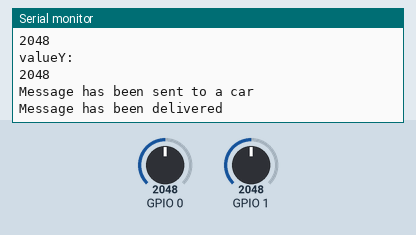
The sketch below on a simulated ESP32. Parts: the last lines printed to the serial monitor. The test bench sets the inputs (shaded band); at power-on: GPIO 0 = 2048, GPIO 1 = 2048.

Above: at 1.2 s.
1.3 s: GPIO 0 set to 2866
At 1.82 s:
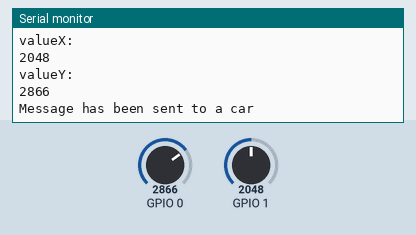
2.8 s: GPIO 1 set to 1228
At 2.83 s:
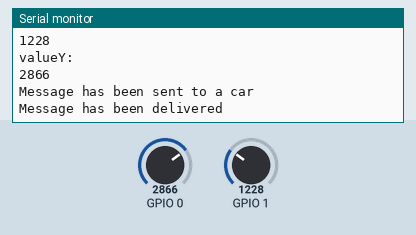
4.3 s: GPIO 0 set to 3603
At 4.35 s:
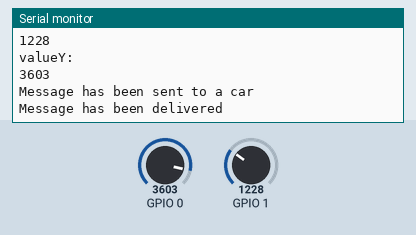
5.8 s: GPIO 1 set to 491
At 6.26 s:
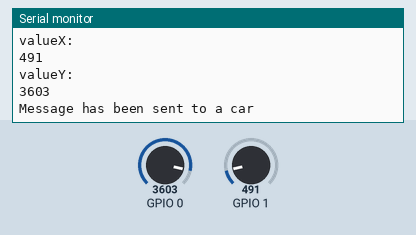
Timing chart, 0 to 8.3 s (numbered marks = the images above; inputs shaded):
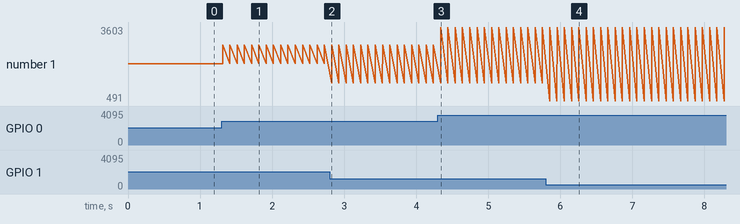

Measured:
- after the input at 1.3 s, the serial monitor: prints a new line at once (image 1)
- after the input at 2.8 s, the serial monitor: prints a new line at once (image 2)
- after the input at 4.3 s, the serial monitor: prints a new line at once (image 3)
- after the input at 5.8 s, the serial monitor: prints a new line after 0.05 s (image 4)
- plotted number 1: 2048 → 2866 after the input at 1.3 s, 2866 → 3603 after the input at 4.3 s

The sketch:

remote_controller.ino
```cpp
#include <esp_now.h>
#include <WiFi.h>

//Replace this address with the address of a car
uint8_t car_address[] = {0xFF, 0xFF, 0xFF, 0xFF, 0xFF, 0xFF};

esp_now_peer_info_t car_controller_info;

void i_sent_data_to_car(const uint8_t *mac_addr, esp_now_send_status_t status) {
  Serial.println(status == ESP_NOW_SEND_SUCCESS ? "Message has been delivered" : "Upps. Cannot deliver a message");
}

void setup() {
  Serial.begin(115200);

  WiFi.mode(WIFI_STA);

  if (esp_now_init() != ESP_OK) {
    Serial.println("Error initializing ESP-NOW");
    return;
  }

  esp_now_register_send_cb(i_sent_data_to_car);

  memcpy(car_controller_info.peer_addr, car_address, 6);
  car_controller_info.channel = 0;
  car_controller_info.encrypt = false;

  if (esp_now_add_peer(&car_controller_info) != ESP_OK){
    Serial.println("Cannot connect to a car");
    return;
  }
}

void loop() {

  int valueX = analogRead(1);
  Serial.println("valueX:");
  Serial.println(valueX);

  int valueY = analogRead(0);
  Serial.println("valueY:");
  Serial.println(valueY);

  uint8_t message[3] = {0};
  message[0] = 2;
  message[1] = valueX/20;
  message[2] = valueY/20;

  // Send message via ESP-NOW
  esp_err_t result = esp_now_send(car_address, message, sizeof(message));

  if (result == ESP_OK) {
    Serial.println("Message has been sent to a car");
  }
  else {
    Serial.println("Cannot send a message to a car");
  }

  delay(100);
}
```
